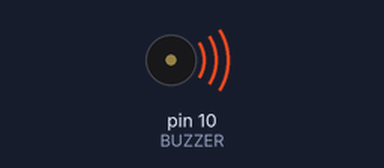
The sketch below on a simulated Arduino Uno, built with avr-gcc and run on an emulated ATmega328P. On the bench: buzzer (waves = sounding).

Above: at 0.1 s.
At 2.0 s:
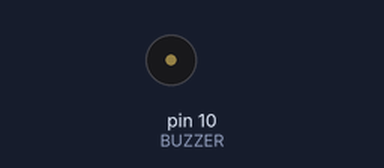
Timing chart, 0 to 3.5 s (numbered marks = the images above):
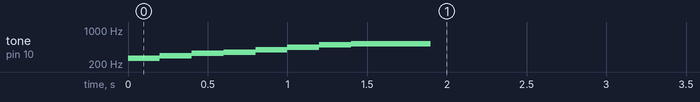

The sketch:

2_buzzer.ino
```cpp
const int melody[] = {
  262, //도
  294, //레
  330,
  349,
  392,
  440,
  494,
  523
  };

//상수변수, 자바,c# = final
//const int BUZZER = 10;
// c/c++ 사용 문법
#define BUZZER 10

void setup() {
  //tone(BUZZER, melody[0],500);
  //핀에 주파수로 500 밀리세컨드 0.5초

  for(int i = 0; i < 8; i++){
    tone(BUZZER, melody[i], 500); //0.5소리내고 딜레이
    delay(200);
  }
}

void loop() {

}
```

Measured:
- by itself, tone on pin 10 (BUZZER): plays 262 Hz for 0.20 s, 294 Hz for 0.20 s, 330 Hz for 0.20 s, 349 Hz for 0.20 s, 392 Hz for 0.20 s, 440 Hz for 0.20 s … (8 notes in this stretch)
